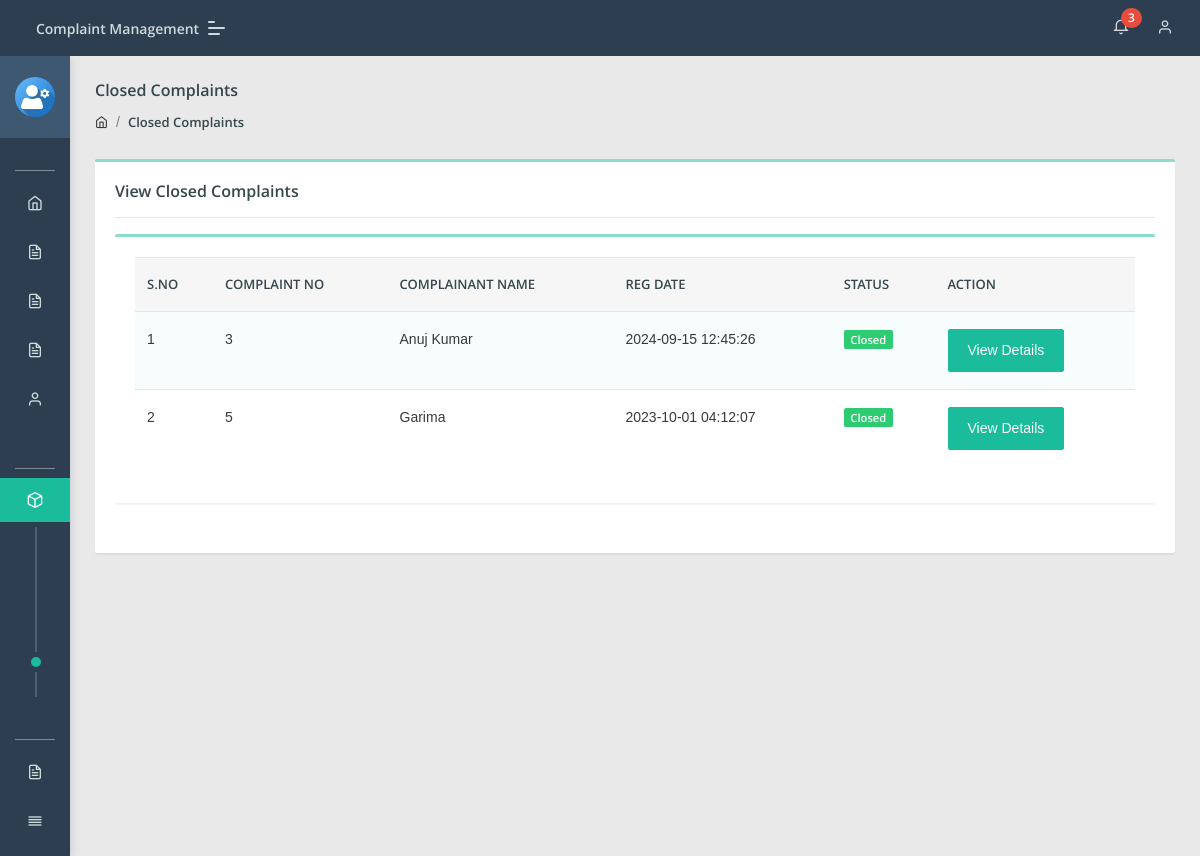
Screenshot of /cms/admin/closed-complaint.php (signed in) with the database file from the repository.
### tables this page shows
CREATE TABLE `tblcomplaints` (
  `complaintNumber` int(11) NOT NULL,
  `userId` int(11) DEFAULT NULL,
  `category` int(11) DEFAULT NULL,
  `subcategory` varchar(255) DEFAULT NULL,
  `complaintType` varchar(255) DEFAULT NULL,
  `Area` varchar(255) DEFAULT NULL,
  `noc` varchar(255) DEFAULT NULL,
  `complaintDetails` mediumtext DEFAULT NULL,
  `complaintFile` varchar(255) DEFAULT NULL,
  `regDate` timestamp NULL DEFAULT current_timestamp(),
  `status` varchar(50) DEFAULT NULL,
  `lastUpdationDate` timestamp NULL DEFAULT NULL ON UPDATE current_timestamp()
);

CREATE TABLE `users` (
  `id` int(11) NOT NULL,
  `fullName` varchar(255) DEFAULT NULL,
  `userEmail` varchar(255) DEFAULT NULL,
  `password` varchar(255) DEFAULT NULL,
  `contactNo` bigint(11) DEFAULT NULL,
  `address` tinytext DEFAULT NULL,
  `Area` varchar(255) DEFAULT NULL,
  `country` varchar(255) DEFAULT NULL,
  `pincode` int(6) DEFAULT NULL,
  `userImage` varchar(255) DEFAULT NULL,
  `regDate` timestamp NOT NULL DEFAULT current_timestamp(),
  `updationDate` timestamp NULL DEFAULT NULL,
  `status` int(1) DEFAULT NULL
);

### cms/admin/closed-complaint.php (the view, shortened to what this page needs)
<?php
include('include/config.php');
if(strlen($_SESSION['aid'])==0)
    {
header('location:index.php');
}
else{
?>
<!DOCTYPE html>
<html lang="en">
<head>
    <link rel="stylesheet" href="assets/css/style.css">
</head>
<body class="">
	<?php include('include/sidebar.php');?>
	<?php include('include/header.php');?>
<section class="pcoded-main-container">
    <div class="pcoded-content">
        <div class="page-header">
            <div class="page-block">
                <div class="row align-items-center">
                    <div class="col-md-12">
                        <div class="page-header-title">
                            <h5 class="m-b-10">Closed Complaints</h5>
                        </div>
                        <ul class="breadcrumb">
                            <li class="breadcrumb-item"><a href="dashboard.php"><i class="feather icon-home"></i></a></li>
                            <li class="breadcrumb-item"><a href="closed-complaint.php">Closed Complaints</a></li>
                        </ul>
                    </div>
                </div>
            </div>
        </div>
        <div class="row">
            <div class="col-sm-12">
                <div class="card">
                    <div class="card-body">
                        <h5>View Closed Complaints</h5>
                        <hr>
                      <div class="row">
                            <div class="col-xl-12">
                <div class="card">
                    <div class="card-body table-border-style">
                        <div class="table-responsive">
                            <table class="table table-striped">
                                <thead>
                                        <tr><th>S.No</th>
											<th>Complaint No</th>
											<th>Complainant Name</th>
											<th>Reg Date</th>
											<th>Status</th>
											<th>Action</th>
										</tr>
                                </thead>
                                <tbody>
                                    <?php
$st='closed';
$query=mysqli_query($con,"select tblcomplaints.*,users.fullName as name from tblcomplaints join users on users.id=tblcomplaints.userId where tblcomplaints.status='$st'");
$cnt=1;
while($row=mysqli_fetch_array($query))
{
?>
                                        <tr>
                                            <td><?php echo htmlentities($cnt);?></td>
                                            <td><?php echo htmlentities($row['complaintNumber']);?></td>
                                            <td><?php echo htmlentities($row['name']);?></td>
                                            <td> <?php echo htmlentities($row['regDate']);?></td>
                                                                                   <td>
                                                <?php $status=$row['status'];
                                                if($status==''): ?>
                                                <span class="badge badge-danger">Not Processed Yet</span>
                                            <?php elseif($status=='in process'):?>
                                             <span class="badge badge-warning">In Process</span>
                                         <?php elseif($status=='closed'):?>
                                             <span class="badge badge-success">Closed</span>
                                         <?php endif;?>
</td>
<td>   <a href="complaint-details.php?cid=<?php echo htmlentities($row['complaintNumber']);?>" class="btn btn-primary"> View Details</a>
											</td>
                                        </tr>
                                        <?php $cnt=$cnt+1; } ?>
                                </tbody>
                            </table>
                        </div>
                    </div>
                </div>
            </div>
                        </div>
                    </div>
                </div>
            </div>
        </div>
    </div>
</section>
</body>
</html>
<?php } ?>

### rows the page displays
tblcomplaints: complaintNumber "3", userId.fullName "Anuj Kumar", regDate "2024-09-15 12:45:26", status "Closed"
tblcomplaints: complaintNumber "5", userId.fullName "Garima", regDate "2023-10-01 04:12:07", status "Closed"

### other values shown
$num1 "3"
